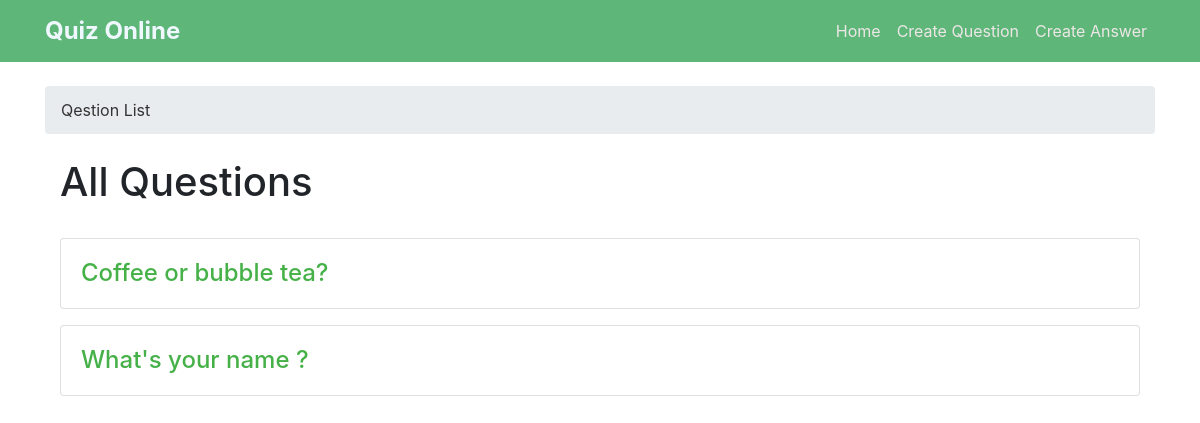
The app's page /, older data.
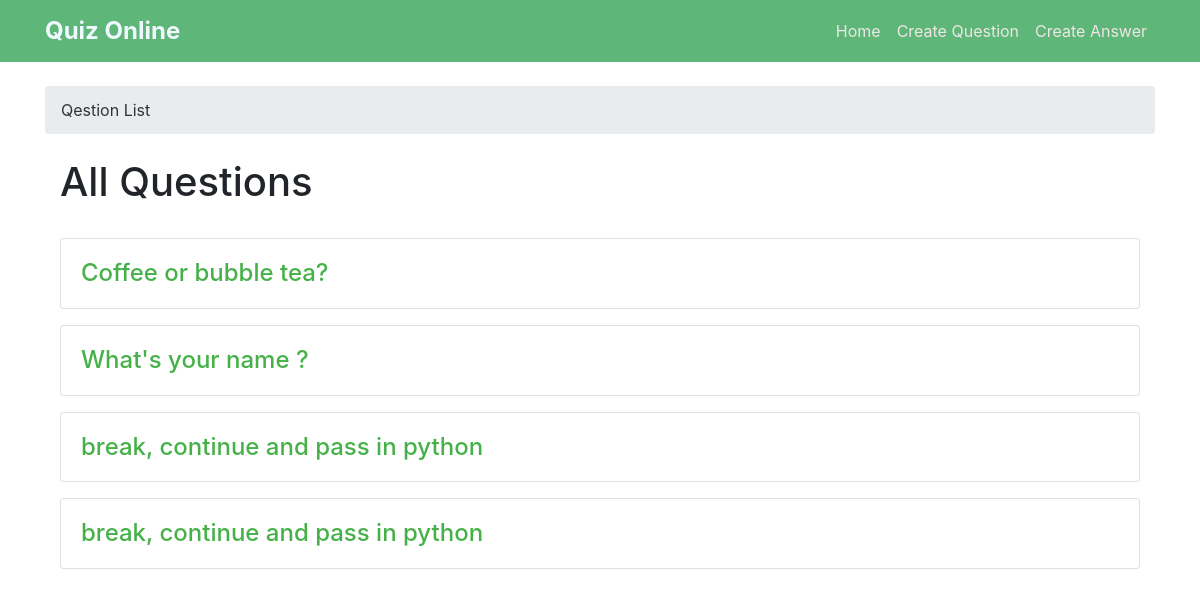
The same page, newer data.
### quiz_app/models.py (models this page shows)
class Question(models.Model):
    author = models.ForeignKey(User, on_delete=models.CASCADE)
    question_title = models.CharField(max_length=100)
    content = models.TextField(max_length=1000)
    tags = TaggableManager()
    created_at = models.DateTimeField(default=timezone.now)
    def __str__(self) -> str:
        return self.question_title

### quiz_app/views.py (the view)
# urls.py: path('', Question_List.as_view()),
class Question_List(ListView):
    model = Question
    context_object_name = "question"

### quiz_app/templates/quiz_app/question_list.html (shortened to what this page needs)
{% extends 'base.html' %}
{% block breadcrumb %}
    <li class="breadcrumb-item active">Qestion List</li>
{%endblock%}
{% block content %}
  <div class="container mt-4">
    <h1>All Questions</h1>
    <br>
    {% for q in question %}
    <div class="card mb-3">
      <div class="card-body">
        <a href="{{ q.id }}" class="a">
          <h4 class="card-title">{{ q }}</h4>
        </a>
      </div>
    </div>
    {% endfor %}
  </div>
  {%endblock%}

Row changes from the older to the newer data that the page shows:
added Question: question_title "break, continue and pass in python"
added Question: question_title "break, continue and pass in python"
